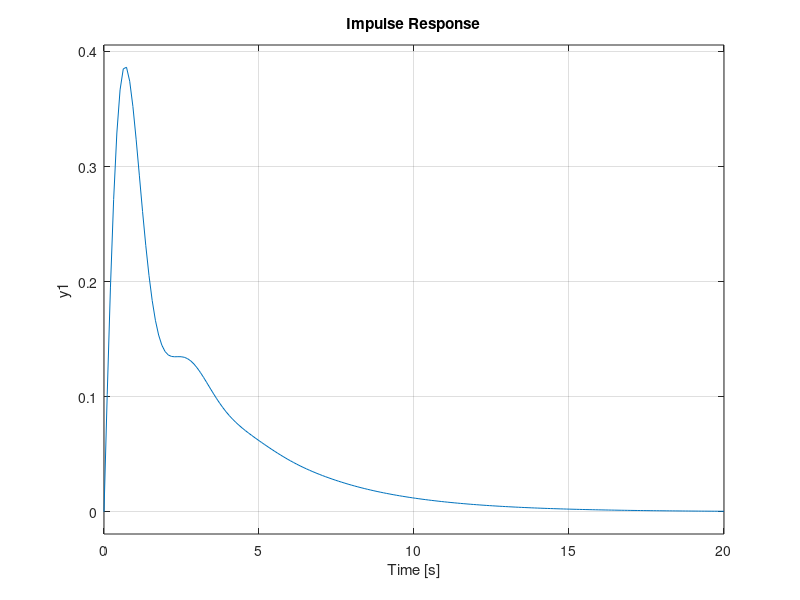

This figure's MATLAB source:
clc;
clear
%% TF CONTROLADOR --- Continuo 
s=tf('s') 
Num = [1 3];
Den = [1 3 10 3];
Cs=tf(Num,Den)
%hold on 
%step(Cs) 
%impulse(Cs)
%% Controlador en Discreto_Metodos ZOH  FOH  IMPULSE  y MATCHED  con función c2d 
T=0.2
Czoh=c2d(Cs,T,'zoh')      %% Técnica Zero order hold 
Cfoh=c2d(Cs,T,'foh')      %% Técnica First order hold
Cimp=c2d(Cs,T,'impulse')  %% Técnica invariancia al impulso 
Cmat=c2d(Cs,T,'matched')  %% Técnica mapeo de polos y zeros 
figure
subplot(2,1,1)
hold on 
step(Czoh) 
step(Cfoh)
step(Cimp) 
step(Cmat)
subplot(2,1,2)

hold on 
step(Cs) 
impulse(Cs)

